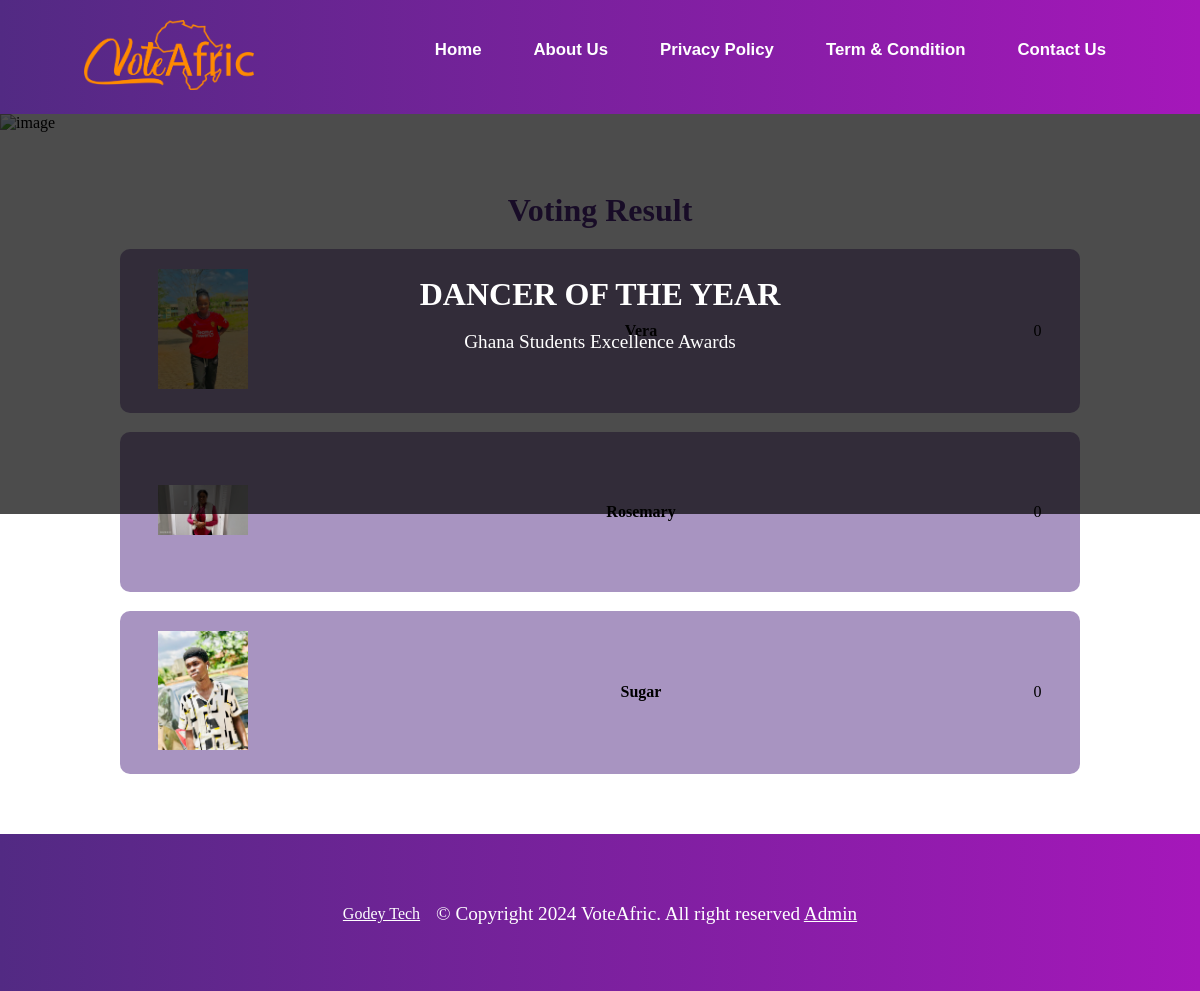
The app's page /payment/result/DANCEROFTHEYEAR2024/, older data.
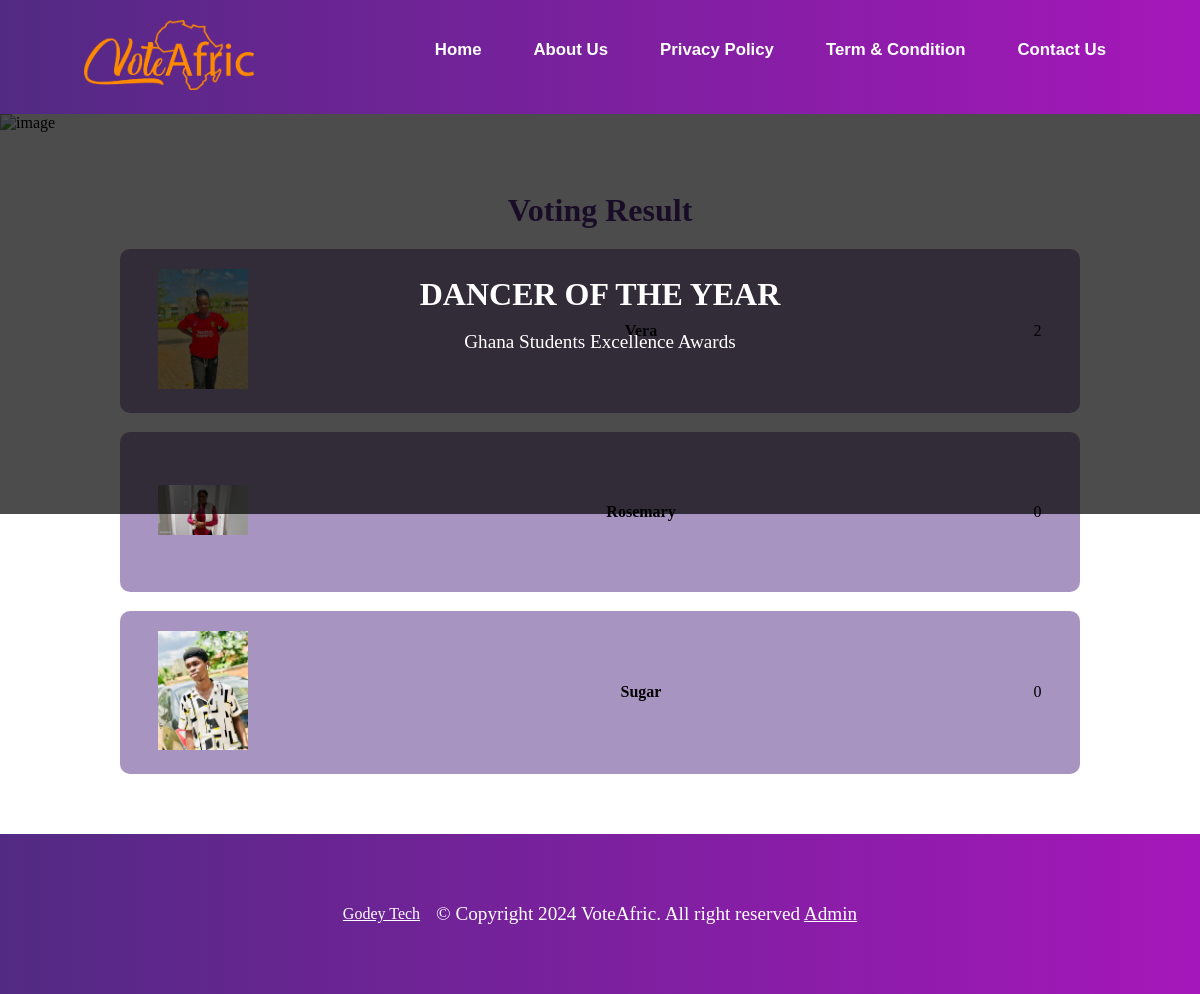
The same page, newer data.
### payment/models.py (models this page shows, shortened)
class Nominees(models.Model):
    category = models.ForeignKey(Category, on_delete=models.CASCADE, null=True)
    sub_category = models.ForeignKey(SubCategory, on_delete=models.CASCADE, null=True)
    name = models.CharField(max_length=100)
    image = models.ImageField(upload_to="nominees")
    slug = models.SlugField(unique=True, null=True)
    total_vote = models.IntegerField(default=0, null=True)
    can_vote = models.BooleanField(default=True)
    can_see_result = models.BooleanField(default=True)
    date_added = models.DateTimeField('date added', null=True)
    end_date = models.DateTimeField('end date', null=True)
    class Meta:
        verbose_name_plural = "nominees"
        ordering = ('-total_vote',)

### payment/views.py (the view)
# urls.py: path('result/<slug:result_slug>/', views.result, name='result'),
def result(request, result_slug):
    sub_category = None
    results = Nominees.objects.all()
    if result_slug:
        sub_category = get_object_or_404(SubCategory, slug=result_slug)
        results = results.filter(sub_category=sub_category)
    context = {
        'sub_category': sub_category,
        'results': results,
        'title': 'Results'
    }
    return render(request, 'payment/resultPage.html', context)

### vote/models.py (called while the page is built)
    def __str__(self):
        return self.award

### payment/templates/payment/resultPage.html
{% extends 'vote/base.html' %}
{% load static %}
{% block content %}
    <div class="banners">
        <img src="{% static 'vote/img/award-banner.jpg' %}" alt="image">
        <div class="banners-content">
            <h1>{% if sub_category %}{{ sub_category.content }}{% else %}Award Name{% endif %}</h1>
            <br>
            <p>{% if sub_category %}{{ sub_category.category }}{% else %}Award Name{% endif %}</p>
        </div>
    </div>
    <section class="nominees-result-section">
        <h2>Voting Result</h2>
        {% for result in results %}
        <div class="nominee-result">
            <div class="nominee-img">
                <img src="{{ result.image.url }}" loading="lazy" alt="image">
            </div>
            <div class="nominee-name">
                <h4>{{result.name}}</h4>
            </div>
            <div class="number-of-vote-currently">
                <p>{{result.total_vote}}</p>
            </div>
        </div>
        {% endfor %}
    </section>
    {% endblock content %}

Row changes from the older to the newer data that the page shows:
changed Nominees "Vera": total_vote "0" → "2"
